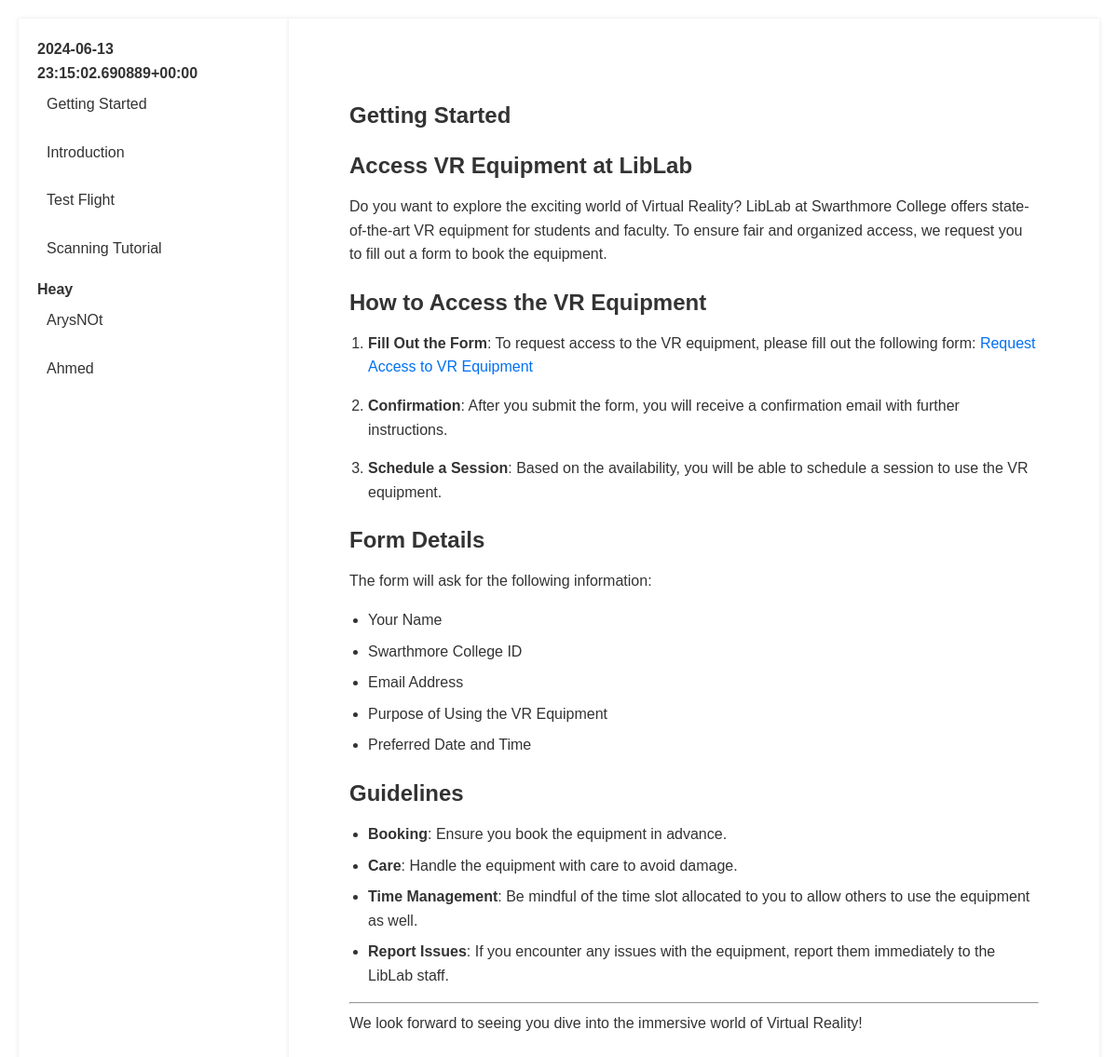
The app's page /document/getting-started/, older data.
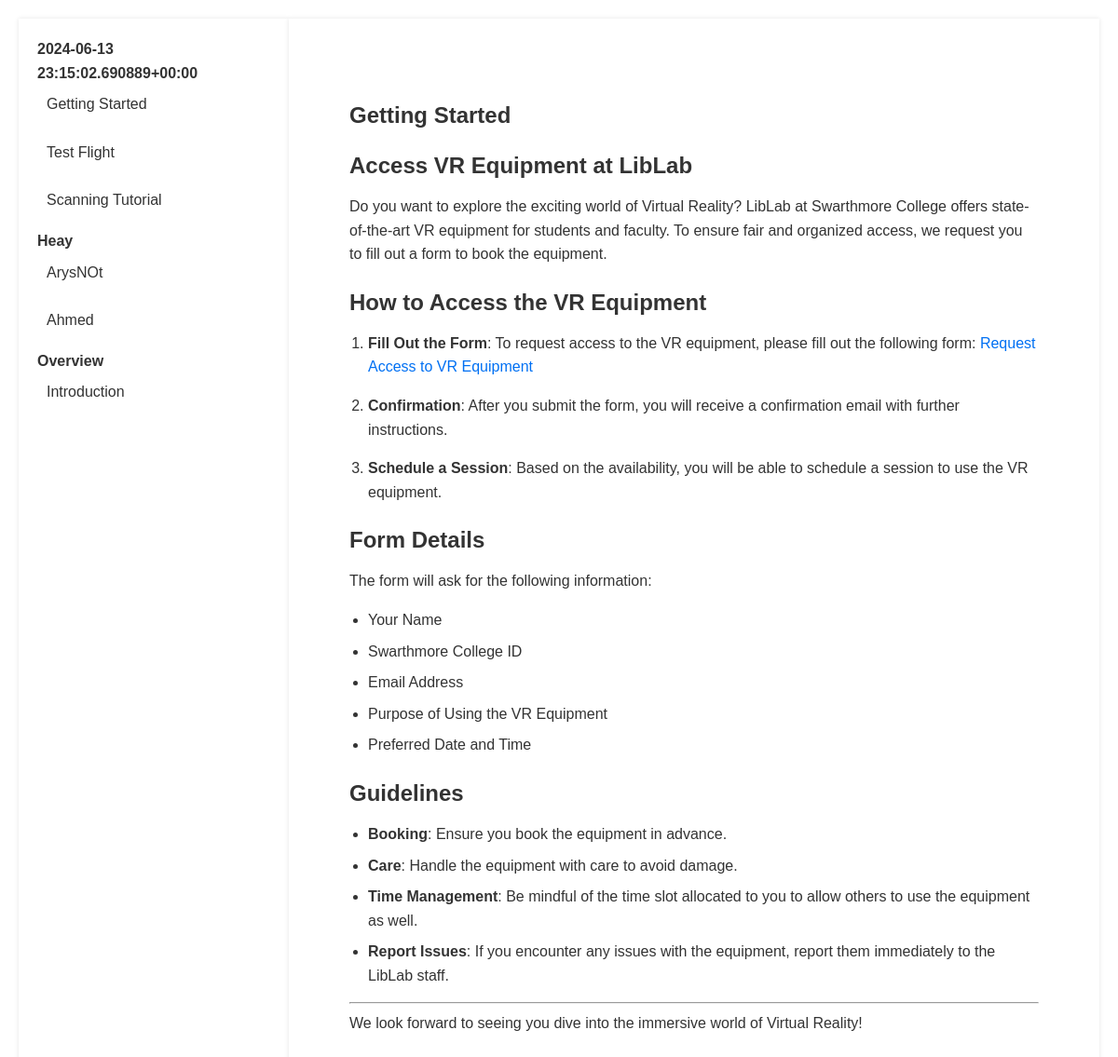
The same page, newer data.
### documentation/models.py (models this page shows, shortened)
class Document(models.Model):
    title = models.CharField(max_length=200)
    content = models.TextField()
    category = models.CharField(max_length=100)
    slug = models.SlugField(unique=True)
    def get_absolute_url(self):
        return reverse('document_detail', args=[self.slug])

### documentation/views.py (the view)
# urls.py: path('document/<slug:slug>/', views.document_detail, name='document_detail'),
def document_detail(request, slug):
    document = get_object_or_404(Document, slug=slug)
    md = markdown.Markdown(extensions=[makeExtension()])
    document.content = md.convert(document.content)
    sidebar_data = get_sidebar_data()
    return render(request, 'documentation/document_detail.html', {
        'document': document,
        'sidebar_data': sidebar_data,
    })

### documentation/markdown_extensions.py (called while the page is built)
def makeExtension(**kwargs):
    return ContainerExtension(**kwargs)

    def run(self, lines):
        text = "\n".join(lines)
        def repl(m):
            css_class = m.group(1)
            content = m.group(2)
            return f'<div class="{css_class}">{markdown.markdown(content)}</div>'
        text = self.RE.sub(repl, text)
        return text.split("\n")

    def extendMarkdown(self, md):
        md.preprocessors.register(ContainerPreprocessor(md), 'container', 25)

### documentation/views.py (called while the page is built)
def get_sidebar_data():
    categories = Document.objects.values_list('category', flat=True).distinct()
    sidebar_data = {}
    for category in categories:
        documents = Document.objects.filter(category=category)
        sidebar_data[category] = list(documents)
    return sidebar_data

### documentation/templates/documentation/document_detail.html
{% extends 'documentation/base.html' %}
{% block content %}
<article class="markdown-body">
    <h1>{{ document.title }}</h1>
    <div class="document-content">
        {{ document.content|safe }}
    </div>
</article>
{% endblock %}

### documentation/templates/documentation/base.html (shortened to what this page needs)
{% load static %}
<!DOCTYPE html>
<html lang="en">
<head>
    <link rel="stylesheet" href="{% static 'documentation/styles.css' %}">
    <link rel="stylesheet" href="https://cdnjs.cloudflare.com/ajax/libs/github-markdown-css/4.0.0/github-markdown.min.css">
</head>
<body>
    <div class="container">
        <div class="sidebar">
            <ul>
                {% for category, documents in sidebar_data.items %}
                    <li>
                        <strong>{{ category }}</strong>
                        <ul>
                            {% for document in documents %}
                                <li><a href="{{ document.get_absolute_url }}">{{ document.title }}</a></li>
                            {% endfor %}
                        </ul>
                    </li>
                {% endfor %}
            </ul>
        </div>
        <div class="content">
            {% block content %}{% endblock %}
        </div>
    </div>
</body>
</html>

### documentation/static/documentation/styles.css (style rules this page uses)
body { font-family: 'Arial', sans-serif; line-height: 1.6; color: #333; margin: 0; padding: 0; background-color: #1C1C1C; }
a { color: #0070f3; text-decoration: none; }
.container { display: flex; max-width: 1200px; margin: 0 auto; padding: 20px; background-color: #fff; }
.sidebar { width: 250px; padding: 20px; background-color: #fff; box-shadow: 0 0 5px rgba(0,0,0,0.1); }
.sidebar ul { list-style-type: none; padding: 0; margin: 0; }
.sidebar ul li { margin-bottom: 10px; }
.sidebar ul li a { display: block; padding: 8px 10px; border-radius: 4px; color: #333; transition: background-color 0.3s ease; }
.content { flex: 1; padding: 20px; background-color: #fff; box-shadow: 0 0 5px rgba(0,0,0,0.1); }
.markdown-body { box-sizing: border-box; min-width: 200px; max-width: 100%; margin: 0 auto; padding: 45px; }
.markdown-body h1, .markdown-body h2, .markdown-body h3, .markdown-body h4, .markdown-body h5, .markdown-body h6 { margin-top: 24px; margin-bottom: 16px; font-weight: 600; line-height: 1.25; }
.markdown-body p { margin-top: 0; margin-bottom: 16px; }
.markdown-body ul, .markdown-body ol { margin-top: 0; margin-bottom: 16px; padding-left: 20px; }
.markdown-body li { margin-bottom: 8px; }

Row changes from the older to the newer data that the page shows:
removed Document: title "Introduction", shown under "2024-06-13 23:15:02.690889+00:00"
added Document: category "Overview", title "Introduction"
